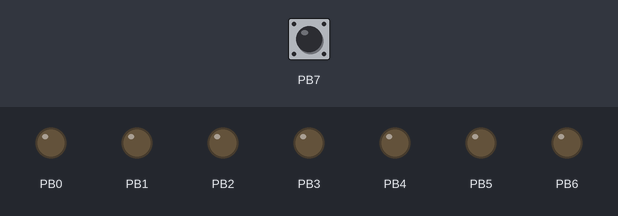
A program run on a simulated ATmega328P, built with avr-gcc and emulated at 2 MHz. Shown: output pins drawn as LEDs (lit = HIGH). The test bench sets the inputs (shaded band); at power-on: PB7 HIGH.

Above: at 1.2 s.
1.3 s: PB7 pulled LOW for 0.15 s
At 1.37 s:
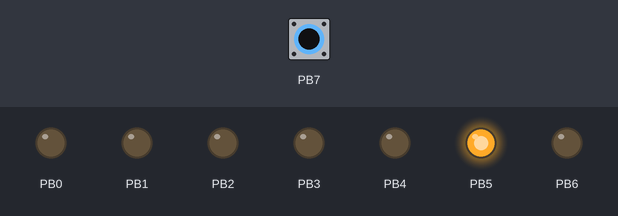
2.9 s: PB7 pulled LOW for 3.2 s
At 6.6 s:
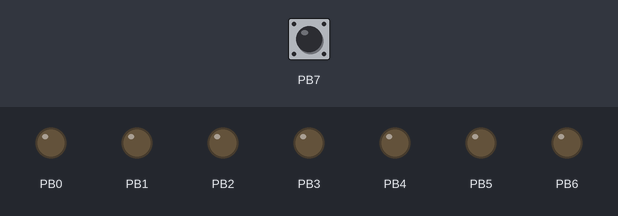
Timing chart, 0 to 8.1 s (numbered marks = the images above; inputs shaded):
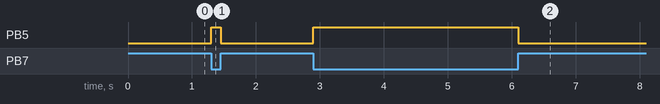

Measured:
- after the input at 1.3 s, PB5: LOW → HIGH at once, → LOW 0.15 s later
- after the input at 2.9 s, PB5: LOW → HIGH at once, → LOW 3.2 s later

The program:

main.c
```c
#define F_CPU 2000000UL
#define BAUD_RATE 5000
#include <avr/io.h>
#include <stdint.h>
#include <util/delay.h>
void LED_on(){
	PORTB |= (1<<PORTB5); // set the PORTB5 as high
}
void LED_off(){
	PORTB &= ~(1<<PORTB5);// set the PORTB5 as low
}
int main(void){
	//Counter variable that counts from 0-9 with push-button press
	//Variable that remembers position of push-button during previous clock
	//cycle so we can determine when it went from released to pressed
	DDRB = 0b01111111;
	DDRC = 0b00000000;
	DDRD = 0b00000000; //set DDRB as output DDRC DDRD as input
	PORTB |= (1<<PORTB7);// Pull high the pb 7 input
	//LED_off();
	while (1){
	if(PINB & (1<<PINB7)){
		LED_off();// turn on the led if the pinb7 was pressed
	}
	else{ // the push botton is pressed
		LED_on();
	}
	}

}
```
